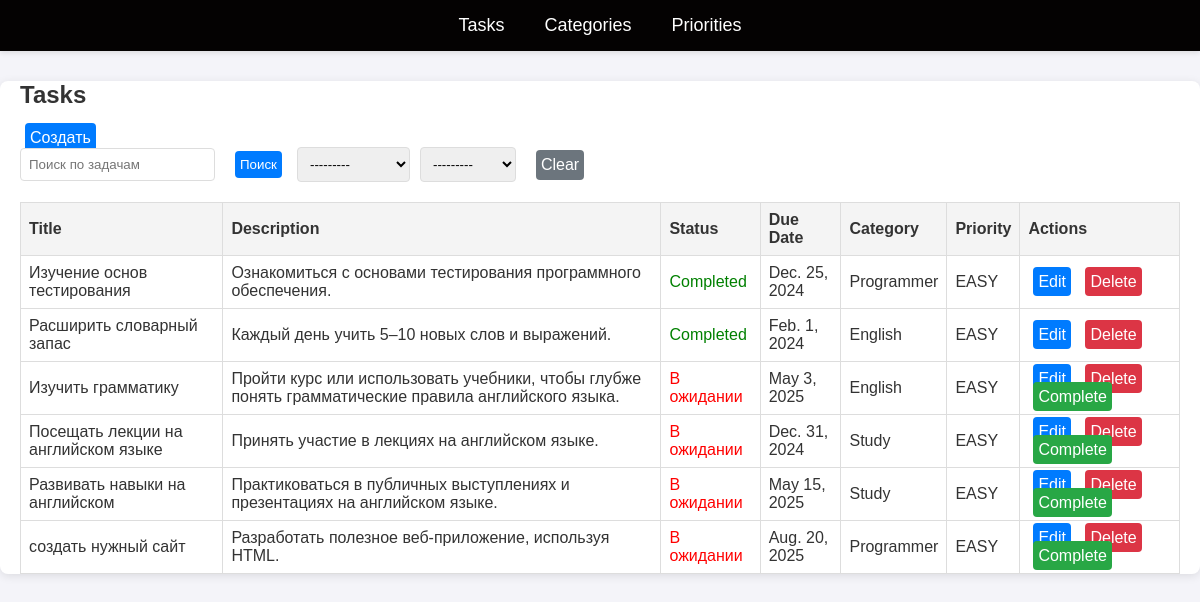
Page /task/priorities/8/ on the committed database.
### task/models.py (models this page shows, shortened)
class Task(models.Model):
    title = models.CharField(max_length=200)
    description = models.TextField(null=True, blank=True)
    status = models.BooleanField(default=False)
    due_date = models.DateField()
    category = models.ForeignKey(
        Category,
        on_delete=models.CASCADE,
        related_name='tasks',
    )
    priority = models.ForeignKey(
        Priority,
        on_delete=models.CASCADE,
        related_name='tasks',
    )

class Category(models.Model):
    name = models.CharField(max_length=100)
    def __str__(self):
        return self.name

class Priority(models.Model):
    name = models.CharField(max_length=100)
    def __str__(self):
        return self.name

### task/views.py (the view, shortened to what this page needs)
# urls.py: path('priorities/<int:priority_id>/', views.tasks_by_priority, name='tasks-by-priority'),
def tasks_by_priority(request, priority_id):
    priority = Priority.objects.get(id=priority_id)
    today = timezone.now().date()
    form = TaskFilterForm(request.GET or None)
    tasks = Task.objects.filter(priority=priority)
    return render(request, 'task/task_list.html', {
        'tasks': tasks,
        'today': today,
        'form': form,
    })

### task/forms.py
class TaskFilterForm(forms.Form):
    search_task = forms.CharField(
        required=False,
        label='Поиск',
        widget=forms.TextInput(attrs={'placeholder': 'Поиск по задачам'}),
    )
    category = forms.ModelChoiceField(
        queryset=Category.objects.all(),
        required=False,
        label='Категория',
    )
    priority = forms.ModelChoiceField(
        queryset=Priority.objects.all(),
        required=False,
        label='Приоритет',
    )

### templates/task/task_list.html (shortened to what this page needs)
{% extends 'base.html' %}
{% block content %}
    <div class="tasks-list">
        <h2>Tasks</h2>
        <a href="{% url 'create-task' %}" class="btn btn-primary" style="margin-bottom: 20px;">Создать</a>
        <form method="GET" id="filter-form" style="margin-bottom: 20px; display: flex; align-items: center;">
            <div style="display: flex; align-items: center; margin-right: 10px;">
                {{ form.search_task }}
                <button type="submit" class="btn btn-search" style="margin-left: 10px;">Поиск</button>
            </div>
            <div style="display: flex; align-items: center;">
                {{ form.category }}
                {{ form.priority }}
            </div>
            <a href="{% url 'list-task' %}" class="btn btn-clear" style="margin-left: 10px;">Clear</a>
        </form>
        {% if tasks %}
            <table>
                <thead>
                <tr>
                    <th>Title</th>
                    <th>Description</th>
                    <th>Status</th>
                    <th>Due Date</th>
                    <th>Category</th>
                    <th>Priority</th>
                    <th>Actions</th>
                </tr>
                </thead>
                <tbody>
                {% for task in tasks %}
                    <tr {% if task.due_date < today and not task.status %}style="background-color: #f8d7da;" {% endif %}>
                        <td>{{ task.title }}</td>
                        <td>{{ task.description|default:"Нет описания" }}</td>
                        <td>
                            {% if task.status %}
                                <span class="status-completed">Completed</span>
                            {% else %}
                                <span class="status-pending">В ожидании</span>
                            {% endif %}
                        </td>
                        <td>{{ task.due_date }}</td>
                        <td>{{ task.category.name }}</td>
                        <td>{{ task.priority.name }}</td>
                        <td>
                            <a href="{% url 'edit-task' task.id %}" class="btn btn-edit">Edit</a>
                            <a href="{% url 'delete-task' task.id %}" class="btn btn-delete"
                               onclick="return confirm('Are you sure you want to delete this task?');">Delete</a>
                            {% if not task.status and task.due_date >= today %}
                                <a href="{% url 'toggle-task-status' task.id %}" class="btn btn-complete">Complete</a>
                            {% endif %}
                        </td>
                    </tr>
                {% endfor %}
                </tbody>
            </table>
        {% else %}
            <p>No tasks available.</p>
        {% endif %}
    </div>
{% endblock content %}

### templates/base.html (style rules this page uses)
body { font-family: 'Verdana', sans-serif; margin: 0; padding: 0; background-color: #f4f4f9; color: #333; }
h2 { font-size: 22px; margin-top: 20px; }

### templates/task/task_list.html (style rules this page uses)
.tasks-list h2 { font-size: 24px; margin-bottom: 20px; }
form { display: flex; align-items: center; margin-bottom: 20px; }
.btn-clear { background-color: #6c757d; color: white; padding: 8px 12px; border-radius: 4px; text-decoration: none; margin-left: 10px; }
input[type="text"], select { padding: 8px; border: 1px solid #ddd; border-radius: 4px; margin-right: 10px; }
button { padding: 8px 12px; border: none; border-radius: 4px; cursor: pointer; }
button.btn-search { background-color: #007bff; color: white; }
table { width: 100%; border-collapse: collapse; margin-bottom: 10px; }
table th, table td { border: 1px solid #ddd; padding: 8px; text-align: left; }
table th { background-color: #f4f4f4; }
.btn { text-decoration: none; padding: 6px 5px; color: white; border-radius: 4px; margin: 0 5px; }
.btn-primary { background-color: #007bff; }
.btn-edit { background-color: #007bff; }
.btn-delete { background-color: #dc3545; }
.btn-complete { background-color: #28a745; }
.status-completed { color: green; }
.status-pending { color: red; }

### rows in the picture
Task: title "Изучение основ тестирования", description "Ознакомиться с основами тестирования программного обеспечения.", status "Completed", due_date "Dec. 25, 2024", category.name "Programmer", priority.name "EASY"
Task: title "Расширить словарный запас", description "Каждый день учить 5–10 новых слов и выражений.", status "Completed", due_date "Feb. 1, 2024", category.name "English", priority.name "EASY"
Task: title "Изучить грамматику", description "Пройти курс или использовать учебники, чтобы глубже понять грамматические правила английского языка.", status "В ожидании", due_date "May 3, 2025", category.name "English", priority.name "EASY"
Task: title "Посещать лекции на английском языке", description "Принять участие в лекциях на английском языке.", status "В ожидании", due_date "Dec. 31, 2024", category.name "Study", priority.name "EASY"
Task: title "Развивать навыки на английском", description "Практиковаться в публичных выступлениях и презентациях на английском языке.", status "В ожидании", due_date "May 15, 2025", category.name "Study", priority.name "EASY"
Task: title "создать нужный сайт", description "Разработать полезное веб-приложение, используя HTML.", status "В ожидании", due_date "Aug. 20, 2025", category.name "Programmer", priority.name "EASY"
